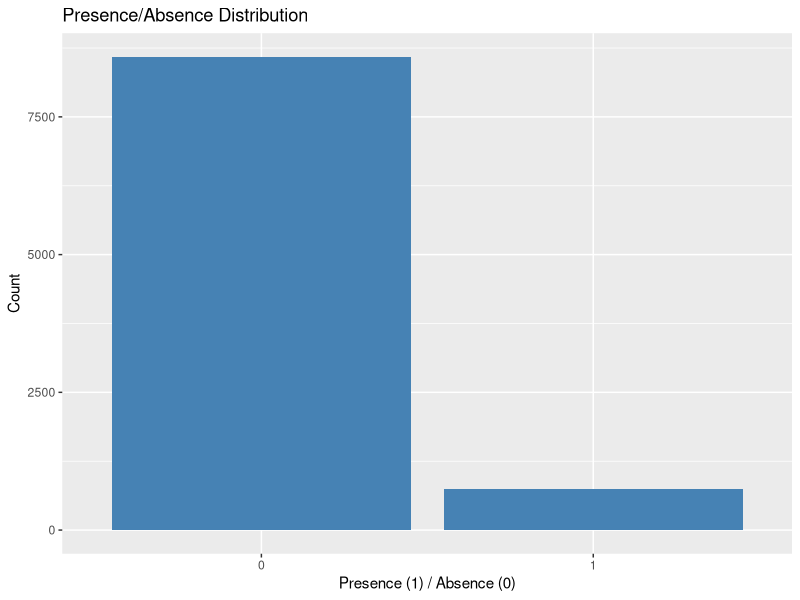
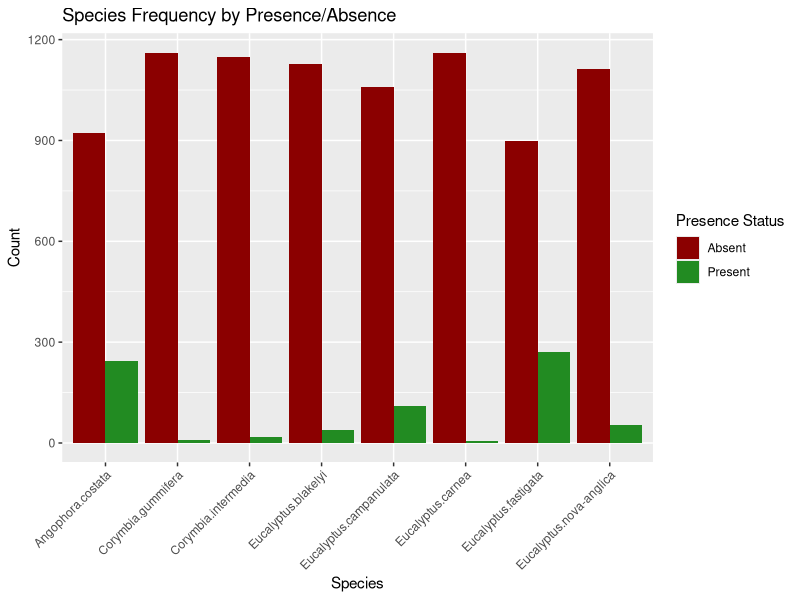
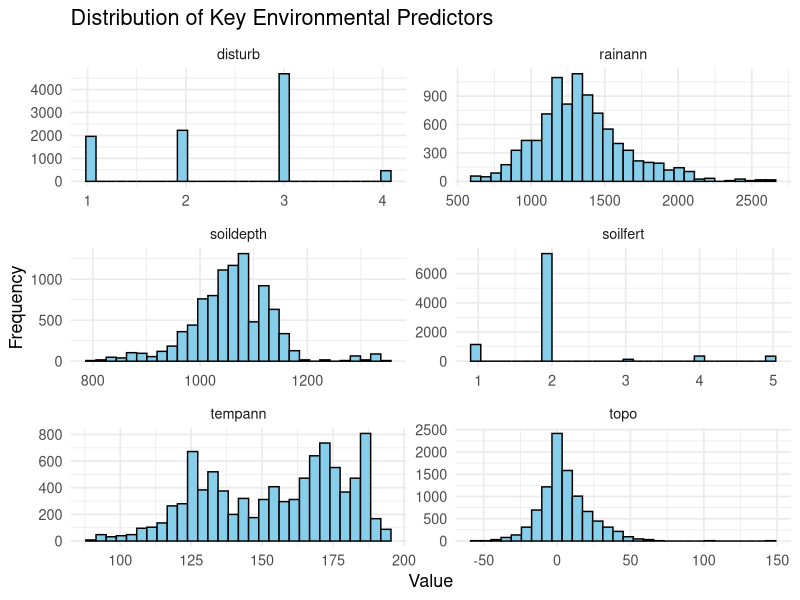
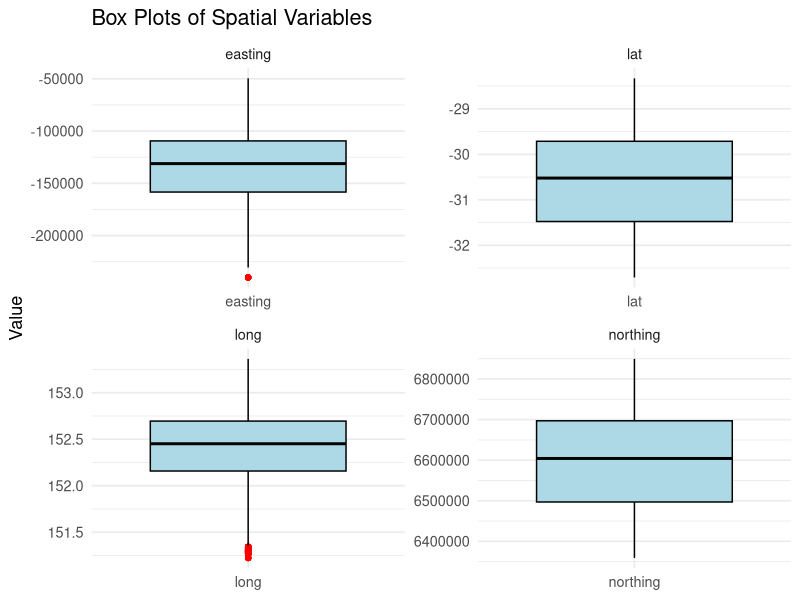
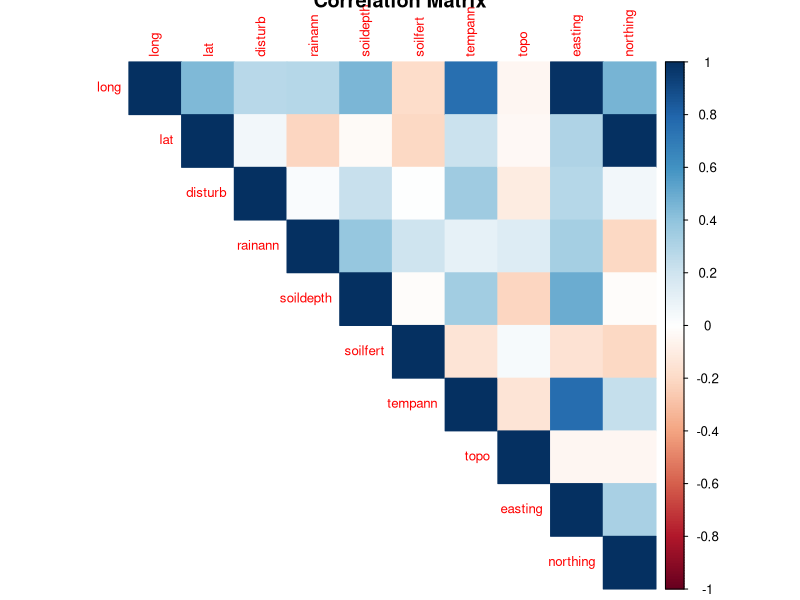
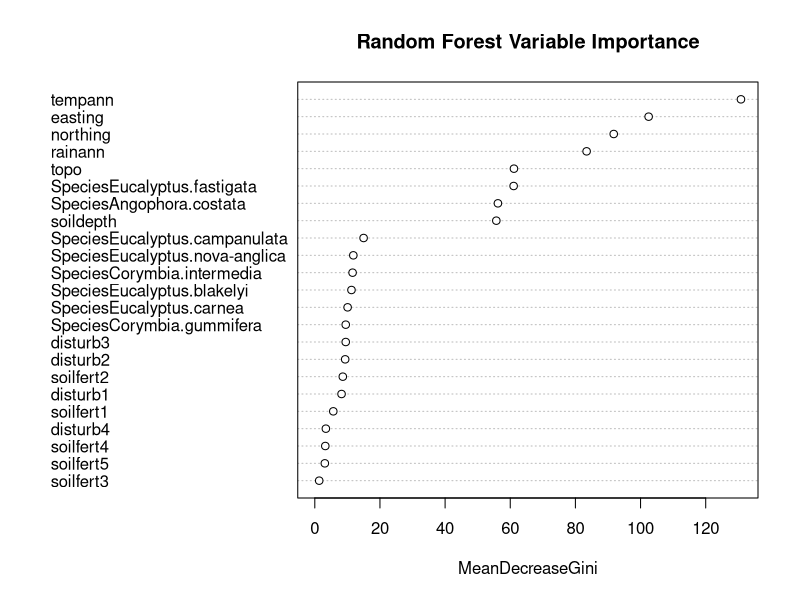
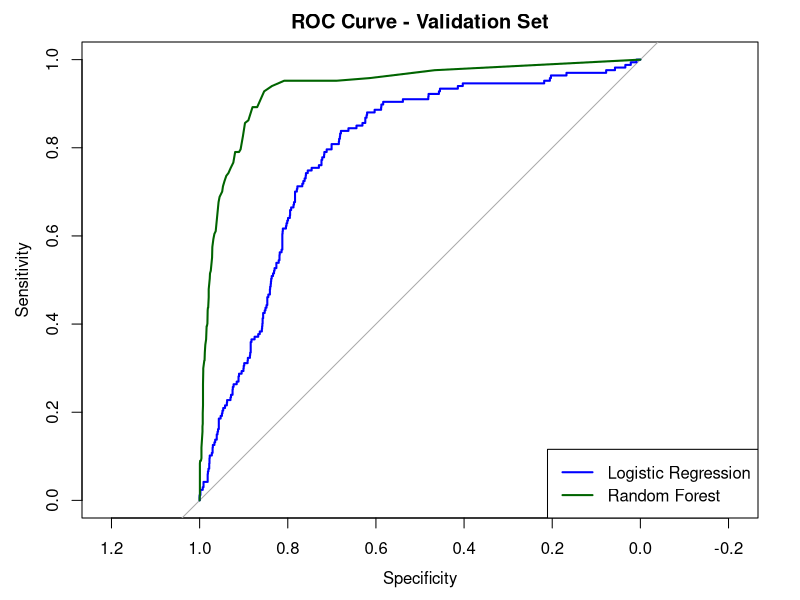

The R script that drew these images, in order:
setwd("C:/Users/tangl/Dropbox/250606_SDM")

# Load required libraries
library(tidyverse)
library(caret)
library(randomForest)
library(pROC)
library(Metrics)
library(corrplot)
library(reshape2)
library(dplyr)

# install.packages("corrplot")

# Step 1: Load data
train <- read.csv("train.csv")
test <- read.csv("test.csv")

# Step 2: Exploratory Data Analysis (EDA)
## general information
str(train)
str(test)

#Table 1 and 2
summary(train)
summary(test)

# Calculate standard deviation for all numeric columns
numeric_cols <- sapply(train, is.numeric)
sd_values <- sapply(train[, numeric_cols], sd, na.rm = TRUE)
# View the result
sd_values


# Table 3 - Frequency and Correlation of Species Co-occurrence Variables
# Count frequency of each species
species_freq <- train %>%
  group_by(Species) %>%
  summarise(
    Presence_Count = sum(pres.abs == 1),
    Total_Count = n(),
    Correlation_with_Target = round(cor(as.numeric(pres.abs), as.numeric(Species == unique(Species)[1])), 3) # temporary placeholder
  ) %>%
  ungroup()
# Update correlation values for each species
species_freq$Correlation_with_Target <- sapply(unique(train$Species), function(sp) {
  cor(as.numeric(train$Species == sp), train$pres.abs)
})
# Round correlation for display
species_freq$Correlation_with_Target <- round(species_freq$Correlation_with_Target, 3)
# Arrange by descending correlation
table3 <- species_freq %>%
  arrange(desc(Correlation_with_Target))
# View table
print(table3)


## Fig.1 Target distribution
ggplot(train, aes(x = factor(pres.abs))) +
  geom_bar(fill = "steelblue") +
  labs(title = "Presence/Absence Distribution", x = "Presence (1) / Absence (0)", y = "Count")

## Fig.2 Species distribution
# Convert pres.abs to factor for grouped fill
train1 <- train
train1$pres.abs <- factor(train$pres.abs, labels = c("Absent", "Present"))
ggplot(train1, aes(x = Species, fill = pres.abs)) +
  geom_bar(position = "dodge") +
  scale_fill_manual(values = c("darkred", "forestgreen")) +
  theme(axis.text.x = element_text(angle = 45, hjust = 1)) +
  labs(title = "Species Frequency by Presence/Absence",
       x = "Species", y = "Count", fill = "Presence Status")


# Fig.3 histogram 
# Select key environmental variables
env_vars <- train %>%
  dplyr::select(tempann, rainann, soildepth, topo,soilfert,disturb )
str(env_vars)
# Convert to long format for facet plotting
env_long <- env_vars %>%
  pivot_longer(cols = everything(), names_to = "Variable", values_to = "Value")
str(env_long)
# Plot using density or histogram (use one or the other depending on clarity)
ggplot(env_long, aes(x = Value)) +
  geom_histogram(fill = "skyblue", color = "black", bins = 30) +
  facet_wrap(~Variable, scales = "free", ncol = 2) +
  theme_minimal(base_size = 13) +
  labs(title = "Distribution of Key Environmental Predictors",
       x = "Value", y = "Frequency")


# Fig 4. Box plot 
# Select spatial variables
spatial_vars <- train %>%
  dplyr::select(long, lat, easting, northing)
# Reshape to long format
spatial_long <- spatial_vars %>%
  pivot_longer(cols = everything(), names_to = "Variable", values_to = "Value")
# Create boxplots
# Faceted box plots
ggplot(spatial_long, aes(x = Variable, y = Value)) +
  geom_boxplot(fill = "lightblue", color = "black", outlier.color = "red") +
  facet_wrap(~Variable, scales = "free", ncol = 2) +
  theme_minimal(base_size = 13) +
  labs(title = "Box Plots of Spatial Variables",
       x = NULL, y = "Value")


# Fig 5. Correlation
## Correlation matrix (numeric features only)
num_vars <- train %>%
  dplyr::select(where(is.numeric)) %>%
  dplyr::select(-id, -plot, -pres.abs)  # exclude ID columns and target

corr_matrix <- cor(num_vars)
corrplot(corr_matrix, method = "color", type = "upper", tl.cex = 0.8, title = "Correlation Matrix")


# Step 3: Preprocessing
## One-hot encode Species
train$Species <- as.factor(train$Species)
test$Species <- as.factor(test$Species)

train$disturb <- as.factor(train$disturb)
test$disturb <- as.factor(test$disturb)

train$soilfert <- as.factor(train$soilfert)
test$soilfert <- as.factor(test$soilfert)

str(train)
str(test)

train <- cbind(train, model.matrix(~Species - 1, train))
test <- cbind(test, model.matrix(~Species - 1, test))

train <- cbind(train, model.matrix(~disturb - 1, train))
test <- cbind(test, model.matrix(~disturb - 1, test))

train <- cbind(train, model.matrix(~soilfert - 1, train))
test <- cbind(test, model.matrix(~soilfert - 1, test))

str(train)
str(test)

summary(train)
summary(test)

## Feature set
features <- c("rainann", "soildepth", "tempann", "topo", "easting", "northing", 
              grep("^Species", names(train), value = TRUE),
              grep("^disturb", names(train), value = TRUE),
              grep("^soilfert", names(train), value = TRUE))
features
features <-  features[-7]
features
features <-  features[-15]
features
features <-  features[-19]
features

## Align test features with train
missing_cols <- setdiff(features, names(test))
missing_cols
test[missing_cols] <- 0  # add missing dummies with 0

# Step 4: Train-test split
set.seed(42)
split <- createDataPartition(train$pres.abs, p = 0.8, list = FALSE)
train_train <- train[split, ]
train_val <- train[-split, ]

# Step 5: Modeling
## Logistic Regression
log_model <- glm(pres.abs ~ ., data = train_train[, c("pres.abs", features)], family = binomial)
summary(log_model)

#Logistic Regression Coefficients and Interpretation
# Display coefficients
summary(log_model)$coefficients
# p-present probabality, odds = p/(1-p), log(p/(1-p))
# Interpretation: The coefficient represents the log odds change of pres.abs = 1 (i.e., presence) 
## for a one-unit increase in the predictor, holding others constant.

#To convert log-odds to odds ratios:
exp(coef(log_model))  # Odds Ratios
## Example:   If tempann has a coefficient of 0.003:
###  Log-odds ??? by 0.003 per 1-unit increase in tempann
### Odds Ratio = exp(0.003) ???  1.003 ??? an 103% increase in odds of presence per 
### unit of temperature.
### odds ratio = p/(1-p) = 1.003

#prediction
log_probs <- predict(log_model, newdata = train_val[, features], type = "response")
log_loss_val <- logLoss(train_val$pres.abs, log_probs)


## Random Forest
# Use matrix interface to avoid formula parsing errors
rf_model <- randomForest(x = train_train[, features], 
                         y = as.factor(train_train$pres.abs), 
                         ntree = 100)
rf_model

# random Forest Variable Importance
# Get importance scores
importance_values <- importance(rf_model)
# Plot variable importance
varImpPlot(rf_model, main = "Random Forest Variable Importance")
## Interpretation:  Higher MeanDecreaseGini means the variable splits nodes better, 
### increasing model purity. 
## Important variables contribute more to reducing classification error.

# Predict on Validation Set 
rf_probs <- predict(rf_model, newdata = train_val[, features], type = "prob")[, 2]

# Clip probabilities
rf_probs_clipped <- pmin(pmax(rf_probs, 1e-15), 1 - 1e-15) # Clip probabilities to avoid log(0)
# Compute log-loss again
rf_log_loss <- logLoss(train_val$pres.abs, rf_probs_clipped)


# Step 6: Evaluate
#6.1 Log Loss
cat("Logistic Regression Log Loss:", round(log_loss_val, 4), "\n")
cat("Random Forest Log Loss:", round(rf_log_loss, 4), "\n")

# 6.2. Plot ROC Curves
library(pROC)

# ROC for Logistic Regression
roc_log <- roc(train_val$pres.abs, log_probs)
# ROC for Random Forest
roc_rf <- roc(train_val$pres.abs, rf_probs_clipped)

# Plot ROC
plot(roc_log, col = "blue", lwd = 2, main = "ROC Curve - Validation Set")
lines(roc_rf, col = "darkgreen", lwd = 2)
legend("bottomright", legend = c("Logistic Regression", "Random Forest"),
       col = c("blue", "darkgreen"), lwd = 2)

# Print AUC
cat("Logistic Regression AUC:", pROC::auc(roc_log), "\n")
cat("Random Forest AUC:", pROC::auc(roc_rf), "\n")

# 6.3. Precision, Recall, F1 Score
# Choose a threshold (e.g., 0.5 or best F1 threshold you found earlier):
library(caret)

# Choose threshold (use tuned one or default 0.5)
threshold <- 0.5

# Binarize predictions
log_pred_class <- ifelse(log_probs > threshold, 1, 0)
rf_pred_class <- ifelse(rf_probs_clipped > threshold, 1, 0)

# Confusion matrices
log_cm <- confusionMatrix(factor(log_pred_class), factor(train_val$pres.abs), positive = "1")
rf_cm <- confusionMatrix(factor(rf_pred_class), factor(train_val$pres.abs), positive = "1")

# Print results
print(log_cm)
print(rf_cm)


# Step 7: Predict on test set
final_probs <- predict(rf_model, newdata = test[, features], type = "prob")[, 2]
final_probs_clipped <- pmin(pmax(final_probs, 1e-15), 1 - 1e-15)
final_probs_clipped

# Choose threshold (use tuned one or default 0.5)
#threshold <- 0.5

# Binarize predictions
# rf_pred_rest_class <- ifelse(final_probs_clipped > threshold, 1, 0)
# rf_pred_rest_class

# Step 8: Create submission file
submission <- data.frame(id = test$id, pred = final_probs_clipped)
str(submission)
write.csv(submission, "submission.csv", row.names = FALSE)
